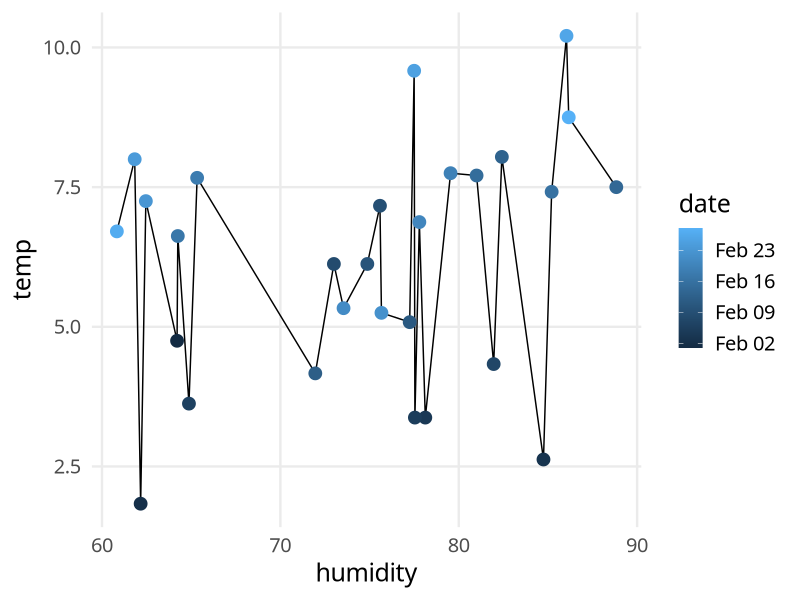
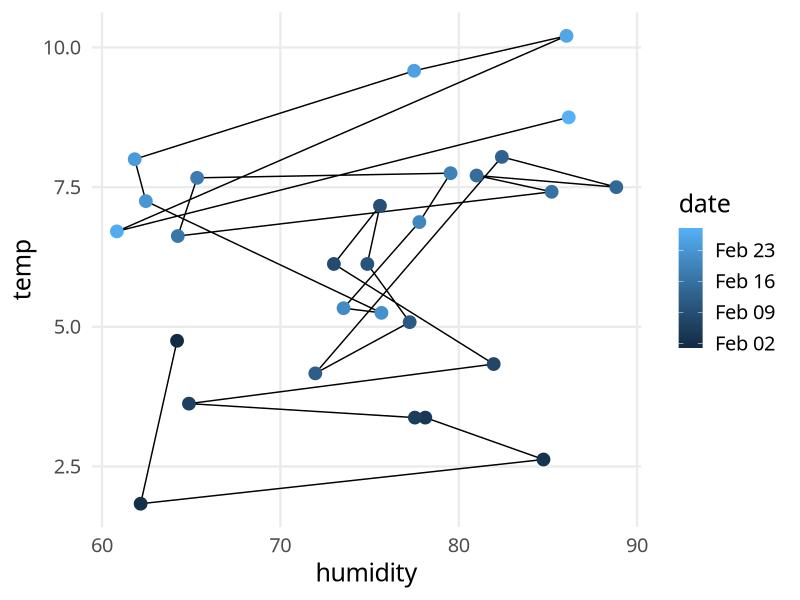
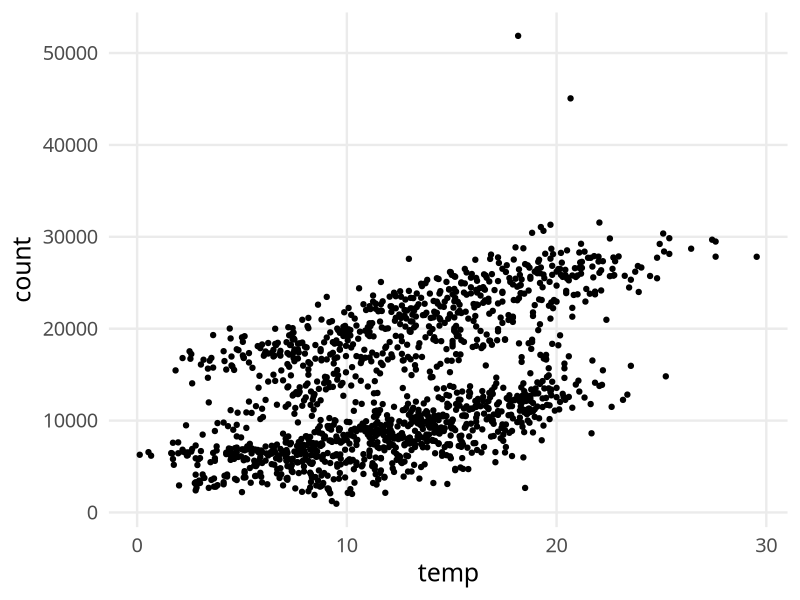
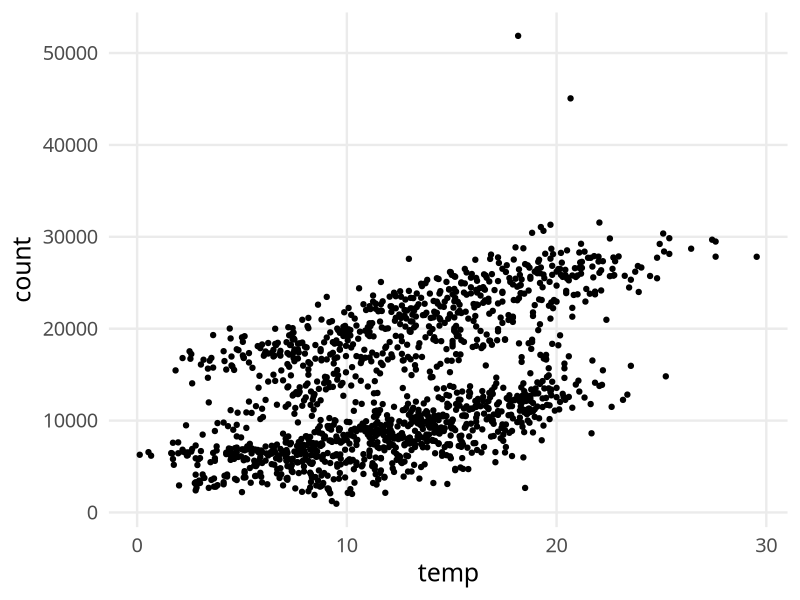
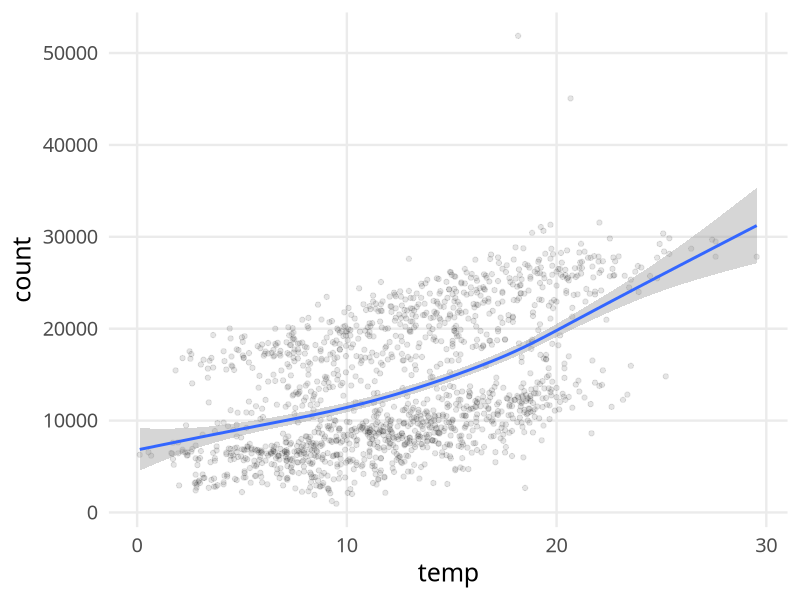
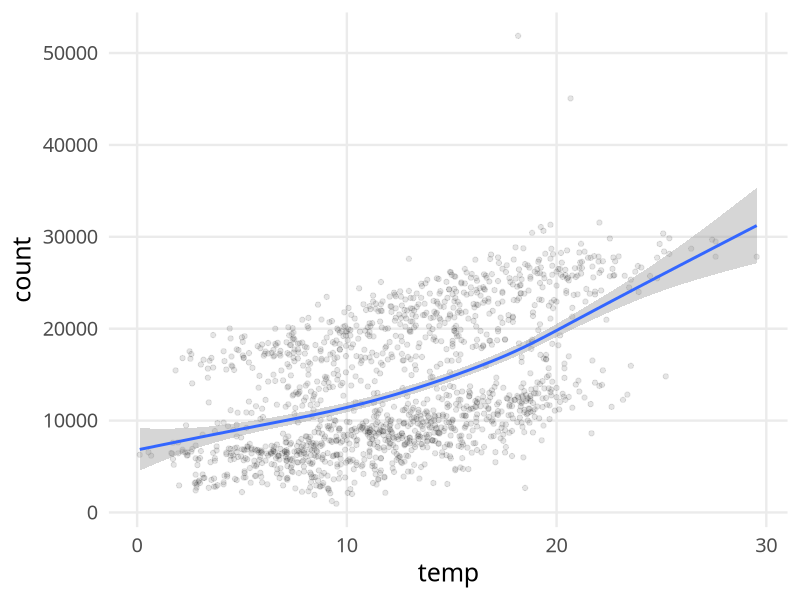
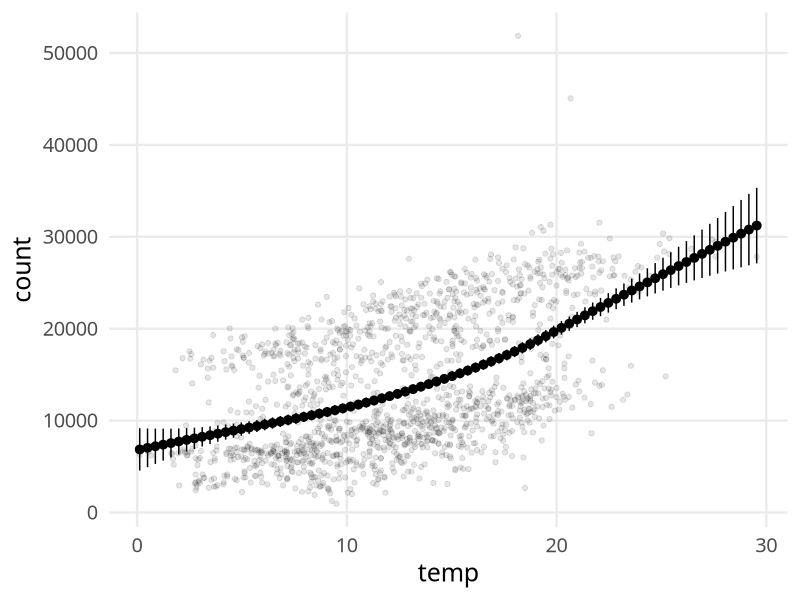
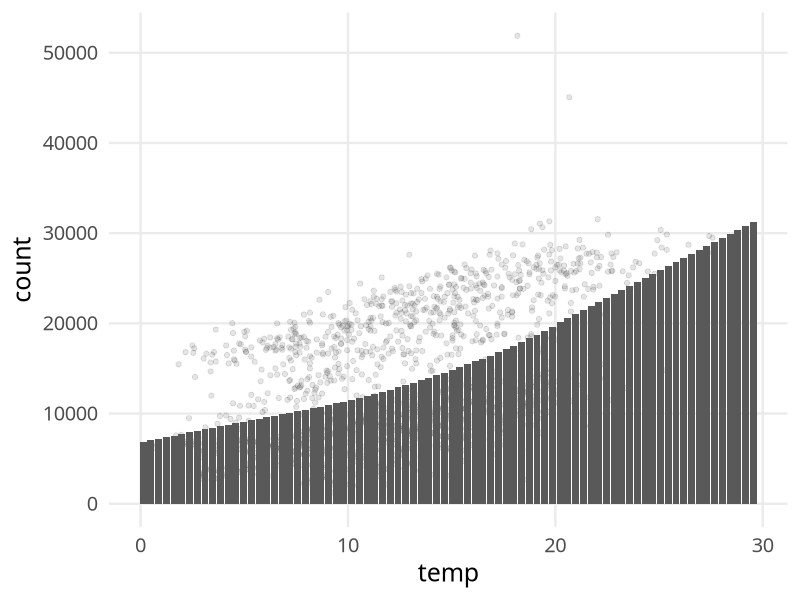

The R source for these figures, in order: (Note: this script raises an error after producing the figures.)
## ---- chunk 1
#| label: preparation
#| cache: false
library(readr)
library(dplyr)
library(ggplot2)

## data
bikes <-
  read_csv(
    here::here("data", "london-bikes.csv"),
    col_types = "Dcfffilllddddc"
  )

## plot style
theme_set(theme_minimal(base_family = "Asap SemiCondensed", base_size = 18))
theme_update(
  panel.grid.minor = element_blank()
)
## ---- chunk 2
#| label: exercise-1-1-data-filtered
bikes_filtered <- 
  bikes |> 
  filter(year == 2015, month == 2, day_night == "day")
## ---- chunk 3
#| label: exercise-1-1-geom-line
#| fig-width: 7.5
#| fig-height: 6
#| code-line-numbers: "3"
ggplot(bikes_filtered,
       aes(x = humidity, y = temp)) +
  geom_line() +
  geom_point(aes(color = date), size = 4)
## ---- chunk 4
#| label: exercise-1-1-geom-path
#| fig-width: 7.5
#| fig-height: 6
#| code-line-numbers: "3"
ggplot(bikes_filtered,
       aes(x = humidity, y = temp)) +
  geom_path() +
  geom_point(aes(color = date), size = 4)
## ---- chunk 5
#| label: exercise-1-1-layer
#| output-location: column
#| fig-width: 5
#| fig-height: 6
ggplot() +
  layer(
    data = bikes, 
    mapping = aes(x = temp, y = count),
    geom = "point", 
    stat = "identity", 
    position = "identity"
  )
## ---- chunk 6
#| label: exercise-1-1-layer-ggplot
#| output-location: column
#| fig-width: 5
#| fig-height: 6
ggplot(
    data = bikes, 
    mapping = aes(x = temp, y = count),
  ) +
  layer(
    geom = "point", 
    stat = "identity", 
    position = "identity"
  )
## ---- chunk 7
#| label: exercise-1-1-geom-smooth
#| fig-width: 7.5
#| fig-height: 6
#| code-line-numbers: "4"
ggplot(bikes,
       aes(x = temp, y = count)) +
  geom_point(alpha = .1) +
  geom_smooth()
## ---- chunk 8
#| label: exercise-1-1-stat-smooth
#| fig-width: 7.5
#| fig-height: 6
#| code-line-numbers: "4"
ggplot(bikes,
       aes(x = temp, y = count)) +
  geom_point(alpha = .1) +
  stat_smooth()
## ---- chunk 9
#| label: exercise-1-1-stat-custom-geom-errorbar
#| fig-width: 12
#| fig-height: 6
#| code-line-numbers: "4"
ggplot(bikes, aes(x = temp, y = count)) +
  geom_point(alpha = .1) +
  stat_smooth(geom = "pointrange")
## ---- chunk 10
#| label: exercise-1-1-stat-custom-geom-col
#| fig-width: 12
#| fig-height: 6
#| code-line-numbers: "4"
ggplot(bikes, aes(x = temp, y = count)) +
  geom_point(alpha = .1) +
  stat_smooth(geom = "col")
## ---- chunk 11
#| label: exercise-1-1-stat-custom-geom-text
#| fig-width: 12
#| fig-height: 6
#| code-line-numbers: "4"
ggplot(bikes, aes(x = temp, y = count)) +
  geom_point(alpha = .1) +
  stat_smooth(geom = "text", aes(label = "🤓"), size = 4)
## ---- chunk 12
#| label: exercise-1-1-geom-bar
#| fig-width: 10
#| fig-height: 6
#| code-line-numbers: "2"
ggplot(bikes, aes(x = weather_type, fill = year)) + 
  geom_bar() # with `stat = "count", position = "stack"`
## ---- chunk 13
#| label: exercise-1-1-stat-count
#| fig-width: 10
#| fig-height: 6
#| code-line-numbers: "2"
ggplot(bikes, aes(x = weather_type, fill = year)) + 
  stat_count() # with `geom = "bar", position = "stack"`
## ---- chunk 14
#| label: exercise-1-1-legends-default
#| fig-width: 10
#| fig-height: 6
#| code-line-numbers: "1|2|3"
ggplot(filter(bikes, year == "2016"), aes(x = date, y = count)) +
  geom_line(aes(color = day_night, linetype = day_night)) +
  geom_point(aes(fill = day_night), shape = 21)
## ---- chunk 15
#| label: exercise-1-1-legends-rm-geom
#| fig-width: 10
#| fig-height: 6
#| code-line-numbers: "2"
ggplot(filter(bikes, year == "2016"), aes(x = date, y = count)) +
  geom_line(aes(color = day_night, linetype = day_night), show.legend = FALSE) +
  geom_point(aes(fill = day_night), shape = 21)
## ---- chunk 16
#| label: exercise-1-1-legends-rm-scale
#| fig-width: 10
#| fig-height: 6
#| code-line-numbers: "4"
ggplot(filter(bikes, year == "2016"), aes(x = date, y = count)) +
  geom_line(aes(color = day_night, linetype = day_night)) +
  geom_point(aes(fill = day_night), shape = 21) +
  scale_color_discrete(guide = "none")
## ---- chunk 17
#| label: exercise-1-1-legends-rm-guide
#| fig-width: 10
#| fig-height: 6
#| code-line-numbers: "4"
ggplot(filter(bikes, year == "2016"), aes(x = date, y = count)) +
  geom_line(aes(color = day_night, linetype = day_night)) +
  geom_point(aes(fill = day_night), shape = 21) +
  guides(color = "none", linetype = guide_none())
## ---- chunk 18
#| label: exercise-1-1-legends-rm-theme
#| fig-width: 10
#| fig-height: 6
#| code-line-numbers: "4"
ggplot(filter(bikes, year == "2016"), aes(x = date, y = count)) +
  geom_line(aes(color = day_night, linetype = day_night)) +
  geom_point(aes(fill = day_night), shape = 21) +
  theme(legend.position = "none")
## ---- chunk 19
#| label: exercise-1-2-timeseries-1-basic
#| echo: false
## ---- chunk 20
#| label: exercise-1-2-timeseries-2-polished
#| echo: false
#| cache: false
## ---- chunk 21
#| label: exercise-1-2-boxplot-1-basic
#| echo: false
## ---- chunk 22
#| label: exercise-1-2-boxplot-2-reordered
#| echo: false
## ---- chunk 23
#| label: exercise-1-2-boxplot-3-polished
#| echo: false
#| cache: false
## ---- chunk 24
#| label: exercise-1-2-barchart-1-geom
#| echo: false
## ---- chunk 25
#| label: exercise-1-2-barchart-2-stat
#| echo: false
## ---- chunk 26
#| label: exercise-1-2-barchart-3-stat-fixed
#| echo: false
## ---- chunk 27
#| label: exercise-1-2-barchart-data-pre-proc
#| echo: false
## ---- chunk 28
#| label: exercise-1-2-barchart-4-dodged
#| echo: false
## ---- chunk 29
#| label: exercise-1-2-barchart-5-position-1
#| echo: false
## ---- chunk 30
#| label: exercise-1-2-barchart-6-position-2
#| echo: false
## ---- chunk 31
#| label: exercise-1-2-barchart-7-polished
#| echo: false
#| cache: false
## ---- chunk 32
#| label: exercise-1-2-combined-graphic-a
#| cache: false
#| fig-width: 15
#| fig-height: 8
library(patchwork)
g2 + (g1 / g3) + plot_layout(guides = "collect", widths = c(.7, 1))
## ---- chunk 33
#| label: exercise-1-2-combined-graphic-b
#| cache: false
#| fig-width: 15
#| fig-height: 8
library(patchwork)
(g2 + g1) / g3 + plot_layout(guides = "collect")
## ---- chunk 34
#| label: exercise-1-2-combined-graphic-c
#| cache: false
#| fig-width: 15
#| fig-height: 8
library(patchwork)
(g2 + g1 + plot_layout(widths = c(.7, 1))) / g3 + plot_layout(guides = "collect")
## ---- chunk 35
#| label: exercise-1-2-export-graphic-subdir
#| echo: false
ggsave(here::here("materials", "solutions", "bikes-panel.png"), 
       width = 14, height = 9, dpi = 600, bg = "white")
